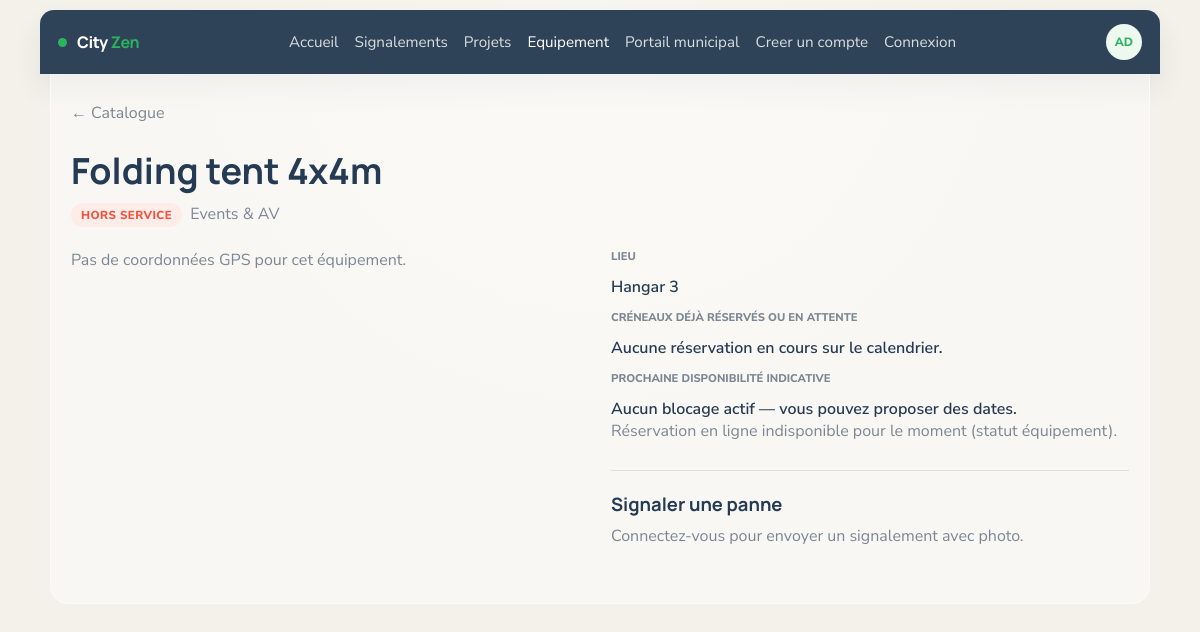
Page /equipment/detail.php?id=6 on the committed database.
### tables this page shows
CREATE TABLE equipment (
    id               INT UNSIGNED AUTO_INCREMENT PRIMARY KEY,
    name             VARCHAR(150)    NOT NULL,
    status           ENUM('available','reserved','maintenance','out_of_service') NOT NULL DEFAULT 'available',
    location         VARCHAR(255)    NOT NULL DEFAULT '',
    type_id          INT UNSIGNED    NOT NULL,
    last_maintenance DATE            NULL,
    latitude         DECIMAL(10,8)   NULL,
    longitude        DECIMAL(11,8)   NULL,
    CONSTRAINT fk_equipment_type
        FOREIGN KEY (type_id) REFERENCES type_equipment(id)
        ON DELETE RESTRICT ON UPDATE CASCADE
);

CREATE TABLE type_equipment (
    id                                   INT UNSIGNED AUTO_INCREMENT PRIMARY KEY,
    category_name                        VARCHAR(150)     NOT NULL,
    icon                                 VARCHAR(64)      NOT NULL DEFAULT '📦',
    daily_cost                           DECIMAL(10,2)    NOT NULL DEFAULT 0.00,
    warranty_months                      TINYINT UNSIGNED NOT NULL DEFAULT 12,
    default_maintenance_frequency_months TINYINT UNSIGNED NOT NULL DEFAULT 6
);

### equipment_bo/app/models/Reservation.php (called while the page is built, shortened)
<?php
class Reservation
{
    private $pdo;
    public function __construct(PDO $pdo)
    {
        $this->pdo = $pdo;
    }
    public function latestBlockingEnd(int $equipmentId): ?string
    {
        $stmt = $this->pdo->prepare(
            'SELECT MAX(end_date) AS mx FROM reservation
             WHERE equipment_id = :eq AND status IN (\'pending\',\'approved\') AND end_date > NOW()'
        );
        $stmt->execute([':eq' => $equipmentId]);
        $mx = $stmt->fetchColumn();
        if ($mx === false || $mx === null) {
            return null;
        }
        return (string) $mx;
    }
    public function busyRangesForEquipment(int $equipmentId): array
    {
        $sql = 'SELECT start_date, end_date FROM reservation
                WHERE equipment_id = :eq
                  AND status IN (\'pending\', \'approved\')
                ORDER BY start_date ASC';
        $stmt = $this->pdo->prepare($sql);
        $stmt->execute([':eq' => $equipmentId]);
        $out = [];
        while ($row = $stmt->fetch()) {
            $out[] = [
                'start' => (string) $row['start_date'],
                'end'   => (string) $row['end_date'],
            ];
        }
        return $out;
    }
}

### equipment_bo/app/models/Equipment.php (called while the page is built, shortened)
<?php
class Equipment
{
    private $pdo;
    public function __construct(PDO $pdo)
    {
        $this->pdo = $pdo;
    }
    public function findWithType(int $id): ?array
    {
        $stmt = $this->pdo->prepare(
            'SELECT e.id, e.name, e.status, e.location, e.type_id, e.last_maintenance, e.latitude, e.longitude,
                    t.category_name AS type_category_name, t.icon AS type_icon
             FROM equipment e
             INNER JOIN type_equipment t ON t.id = e.type_id
             WHERE e.id = :id'
        );
        $stmt->execute([':id' => $id]);
        $row = $stmt->fetch();
        return $row === false ? null : $row;
    }
}

### includes/auth.php (called while the page is built, shortened)
<?php
function cityzen_is_logged_in(): bool
{
    $u = $_SESSION['cityzen_user'] ?? null;
    return is_array($u) && ($u['username'] ?? '') !== '';
}
function cityzen_login_url(string $next = ''): string
{
    $login = cityzen_asset('admin/login.php');
    return $login . '?next=' . rawurlencode($next);
}

### equipment/detail.php (the view, shortened to what this page needs)
<?php
require_once dirname(__DIR__) . '/includes/layout.php';
require_once dirname(__DIR__) . '/includes/db.php';
require_once dirname(__DIR__) . '/equipment_bo/app/models/Equipment.php';
require_once dirname(__DIR__) . '/equipment_bo/app/models/Reservation.php';
$pdo = cityzen_db();
$equipment = new Equipment($pdo);
$reservations = new Reservation($pdo);
$id = (int) ($_GET['id'] ?? 0);
$row = $id > 0 ? $equipment->findWithType($id) : null;
$st = (string) $row['status'];
$badgeClass = match ($st) {
    'available' => 'eq-badge--available',
    'reserved' => 'eq-badge--reserved',
    'maintenance' => 'eq-badge--maintenance',
    default => 'eq-badge--out',
};
$stLabel = match ($st) {
    'available' => 'Disponible',
    'reserved' => 'En utilisation',
    'maintenance' => 'En maintenance',
    'out_of_service' => 'Hors service',
    default => $st,
};
$busy = $reservations->busyRangesForEquipment($id);
$nextEnd = $reservations->latestBlockingEnd($id);
$canRequest = $st === 'available';
$lat = $row['latitude'] ?? null;
$lng = $row['longitude'] ?? null;
$hasMap = $lat !== null && $lat !== '' && $lng !== null && $lng !== '';
require __DIR__ . '/includes/shell_start.php';
?>
  <p class="eq-page-lead"><a href="<?= htmlspecialchars(cityzen_asset('equipment/index.php'), ENT_QUOTES, 'UTF-8') ?>">← Catalogue</a></p>
  <h1 class="eq-page-title"><?= htmlspecialchars((string) $row['name'], ENT_QUOTES, 'UTF-8') ?></h1>
  <p class="eq-page-lead">
    <span class="eq-badge <?= $badgeClass ?>"><?= htmlspecialchars($stLabel, ENT_QUOTES, 'UTF-8') ?></span>
    &nbsp;<?= htmlspecialchars((string) $row['type_category_name'], ENT_QUOTES, 'UTF-8') ?>
  </p>
  <div class="eq-detail-grid">
    <div>
      <?php if ($hasMap): ?>
        <div id="eq-map" class="eq-map" role="img" aria-label="Carte du lieu"></div>
      <?php else: ?>
        <p class="eq-page-lead">Pas de coordonnées GPS pour cet équipement.</p>
      <?php endif; ?>
    </div>
    <div>
      <dl class="eq-detail-dl">
        <dt>Lieu</dt>
        <dd><?= htmlspecialchars((string) $row['location'], ENT_QUOTES, 'UTF-8') ?></dd>
        <dt>Créneaux déjà réservés ou en attente</dt>
        <dd>
          <?php if ($busy === []): ?>
            Aucune réservation en cours sur le calendrier.
          <?php endif; ?>
        </dd>
        <dt>Prochaine disponibilité indicative</dt>
        <dd>
          <?php if ($nextEnd !== null): ?>
            Après le <strong><?= htmlspecialchars($nextEnd, ENT_QUOTES, 'UTF-8') ?></strong> (sous réserve de validation).
          <?php else: ?>
            Aucun blocage actif — vous pouvez proposer des dates.
          <?php endif; ?>
        </dd>
      </dl>
      <?php if ($canRequest): ?>
        <p style="margin-top:18px">
          <a class="eq-btn eq-btn--primary" href="<?= htmlspecialchars(cityzen_asset('equipment/reserve.php?equipment_id=' . $id), ENT_QUOTES, 'UTF-8') ?>">Demander une réservation</a>
        </p>
      <?php else: ?>
        <p class="eq-page-lead">Réservation en ligne indisponible pour le moment (statut équipement).</p>
      <?php endif; ?>
      <section style="margin-top:28px;padding-top:20px;border-top:1px solid var(--line)">
        <h2 class="eq-page-title" style="font-size:1.15rem">Signaler une panne</h2>
        <?php if (!cityzen_is_logged_in() || cityzen_current_user_id() <= 0): ?>
          <p class="eq-page-lead"><a href="<?= htmlspecialchars(cityzen_login_url(cityzen_asset('equipment/detail.php?id=' . $id)), ENT_QUOTES, 'UTF-8') ?>">Connectez-vous</a> pour envoyer un signalement avec photo.</p>
        <?php endif; ?>
      </section>
    </div>
  </div>
<?php require __DIR__ . '/includes/shell_end.php'; ?>

### assets/css/style.css (style rules this page uses)
:root { --bg: #f4f1ea; --surface: #ffffff; --surface-soft: #fbf8f2; --ink: #243b53; --muted: #7b8794; --line: #d9dfe7; --nav: #2f4358; --green: #2db35d; --green-soft: #edf8ef; --orange: #f08a1f; --orange-soft: #fff2df; --red: #ef523f; --red-soft: #feece8; --blue-soft: #eef5fb; --shadow: 0 14px 30px rgba(29, 53, 87, 0.08); --radius-lg: 18px; --radius-md: 14px; --radius-sm: 10px; }
* { box-sizing: border-box; }
html { scroll-behavior: smooth; }
body { margin: 0; font-family: "Nunito Sans", sans-serif; background: radial-gradient(circle at top, #f8f6f0 0%, var(--bg) 58%); color: var(--ink); }
a { color: inherit; text-decoration: none; }

### assets/css/equipment_public.css (style rules this page uses)
.eq-page-title { font-family: "Manrope", sans-serif; font-size: clamp(1.75rem, 4vw, 2.25rem); margin: 0 0 8px; }
.eq-page-lead { color: var(--muted); margin: 0 0 22px; max-width: 640px; }
.eq-badge { display: inline-block; padding: 4px 10px; border-radius: 999px; font-size: 0.72rem; font-weight: 800; text-transform: uppercase; letter-spacing: 0.04em; }
.eq-badge--out { background: var(--red-soft); color: var(--red); }
.eq-detail-grid { display: grid; grid-template-columns: 1fr minmax(0, 1fr); gap: 22px; align-items: start; }
.eq-detail-dl { margin: 0; display: grid; gap: 12px; }
.eq-detail-dl dt { font-size: 0.7rem; font-weight: 800; text-transform: uppercase; color: var(--muted); margin: 0; }
.eq-detail-dl dd { margin: 0; font-weight: 600; }

### rows in the picture
equipment: name "Folding tent 4x4m", status "HORS SERVICE", type.category_name "Events & AV", location "Hangar 3"

### other values in the picture
$item['label'] "Accueil"
$item['label'] "Signalements"
$item['label'] "Projets"
$item['label'] "Equipement"
$item['label'] "Portail municipal"
$item['label'] "Creer un compte"
$item['label'] "Connexion"
cityzen_user_initials() "AD"
